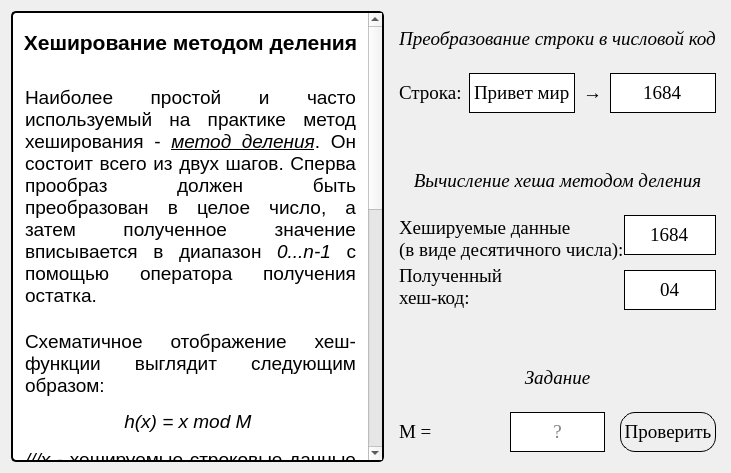
      <widget class="QWidget" name="tab">
       <property name="enabled">
        <bool>true</bool>
       </property>
       <property name="styleSheet">
        <string notr="true">QWidget#tab{
border: 2px solid #000000;
border-top: 0px solid #000000;
border-bottom-left-radius: 8px;
border-bottom-right-radius: 8px;
	background-color: rgb(248, 248, 248);
}


</string>
       </property>
       <attribute name="title">
        <string>Метод деления</string>
       </attribute>
       <layout class="QGridLayout" name="gridLayout_3" columnstretch="55,45">
        <property name="rightMargin">
         <number>15</number>
        </property>
        <property name="horizontalSpacing">
         <number>15</number>
        </property>
        <item row="0" column="1">
         <layout class="QVBoxLayout" name="verticalLayout_6">
          <item>
           <layout class="QVBoxLayout" name="verticalLayout" stretch="45,5,50">
            <item>
             <widget class="QLabel" name="label">
              <property name="font">
               <font>
                <family>Times New Roman</family>
                <pointsize>14</pointsize>
                <italic>true</italic>
               </font>
              </property>
              <property name="text">
               <string>Преобразование строки в числовой код</string>
              </property>
              <property name="alignment">
               <set>Qt::AlignCenter</set>
              </property>
             </widget>
            </item>
            <item>
             <spacer name="verticalSpacer">
              <property name="orientation">
               <enum>Qt::Vertical</enum>
              </property>
              <property name="sizeHint" stdset="0">
               <size>
                <width>20</width>
                <height>40</height>
               </size>
              </property>
             </spacer>
            </item>
            <item>
             <layout class="QHBoxLayout" name="horizontalLayout_2" stretch="20,30,10,30">
              <item>
               <widget class="QLabel" name="label_4">
                <property name="font">
                 <font>
                  <family>Times New Roman</family>
                  <pointsize>14</pointsize>
                 </font>
                </property>
                <property name="text">
                 <string>Строка:</string>
                </property>
                <property name="alignment">
                 <set>Qt::AlignLeading|Qt::AlignLeft|Qt::AlignVCenter</set>
                </property>
               </widget>
              </item>
              <item>
               <widget class="QLineEdit" name="lineEdit_2">
                <property name="sizePolicy">
                 <sizepolicy hsizetype="Expanding" vsizetype="Maximum">
                  <horstretch>0</horstretch>
                  <verstretch>50</verstretch>
                 </sizepolicy>
                </property>
                <property name="minimumSize">
                 <size>
                  <width>0</width>
                  <height>40</height>
                 </size>
                </property>
                <property name="maximumSize">
                 <size>
                  <width>16777215</width>
                  <height>40</height>
                 </size>
                </property>
                <property name="font">
                 <font>
                  <family>Times New Roman</family>
                  <pointsize>14</pointsize>
                 </font>
                </property>
                <property name="styleSheet">
                 <string notr="true">QLineEdit{
border: 1px solid #000000;

}</string>
                </property>
                <property name="text">
                 <string>Привет мир</string>
                </property>
                <property name="alignment">
                 <set>Qt::AlignCenter</set>
                </property>
               </widget>
              </item>
              <item>
               <widget class="QLabel" name="label_5">
                <property name="font">
                 <font>
                  <family>Times New Roman</family>
                  <pointsize>14</pointsize>
                 </font>
                </property>
                <property name="text">
                 <string>→</string>
                </property>
                <property name="alignment">
                 <set>Qt::AlignCenter</set>
                </property>
               </widget>
              </item>
              <item>
               <widget class="QLineEdit" name="lineEdit_3">
                <property name="sizePolicy">
                 <sizepolicy hsizetype="Expanding" vsizetype="Fixed">
                  <horstretch>0</horstretch>
                  <verstretch>40</verstretch>
                 </sizepolicy>
                </property>
                <property name="minimumSize">
                 <size>
                  <width>0</width>
                  <height>40</height>
                 </size>
                </property>
                <property name="font">
                 <font>
                  <family>Times New Roman</family>
                  <pointsize>14</pointsize>
                 </font>
                </property>
                <property name="styleSheet">
                 <string notr="true">QLineEdit{
border: 1px solid #000000;

}</string>
                </property>
                <property name="text">
                 <string>1684</string>
                </property>
                <property name="alignment">
                 <set>Qt::AlignCenter</set>
                </property>
                <property name="readOnly">
                 <bool>true</bool>
                </property>
               </widget>
              </item>
             </layout>
            </item>
           </layout>
          </item>
          <item>
           <spacer name="verticalSpacer_4">
            <property name="orientation">
             <enum>Qt::Vertical</enum>
            </property>
            <property name="sizeHint" stdset="0">
             <size>
              <width>20</width>
              <height>40</height>
             </size>
            </property>
           </spacer>
          </item>
          <item>
           <layout class="QVBoxLayout" name="verticalLayout_4" stretch="45,5,50">
            <item>
             <widget class="QLabel" name="label_6">
              <property name="font">
               <font>
                <family>Times New Roman</family>
                <pointsize>14</pointsize>
                <italic>true</italic>
               </font>
              </property>
              <property name="text">
               <string>Вычисление хеша методом деления</string>
              </property>
              <property name="alignment">
               <set>Qt::AlignCenter</set>
              </property>
             </widget>
            </item>
            <item>
             <spacer name="verticalSpacer_2">
              <property name="orientation">
               <enum>Qt::Vertical</enum>
              </property>
              <property name="sizeHint" stdset="0">
               <size>
                <width>20</width>
                <height>40</height>
               </size>
              </property>
             </spacer>
            </item>
            <item>
             <layout class="QHBoxLayout" name="horizontalLayout_3" stretch="70,30">
              <item>
               <layout class="QVBoxLayout" name="verticalLayout_3" stretch="45,45">
                <item>
                 <widget class="QLabel" name="label_7">
                  <property name="font">
                   <font>
                    <family>Times New Roman</family>
                    <pointsize>14</pointsize>
                   </font>
                  </property>
                  <property name="text">
                   <string>Хешируемые данные
(в виде десятичного числа):</string>
                  </property>
                  <property name="alignment">
                   <set>Qt::AlignLeading|Qt::AlignLeft|Qt::AlignVCenter</set>
                  </property>
                 </widget>
                </item>
                <item>
                 <widget class="QLabel" name="label_8">
                  <property name="font">
                   <font>
                    <family>Times New Roman</family>
                    <pointsize>14</pointsize>
                   </font>
                  </property>
                  <property name="text">
                   <string>Полученный
хеш-код:</string>
                  </property>
                  <property name="alignment">
                   <set>Qt::AlignLeading|Qt::AlignLeft|Qt::AlignVCenter</set>
                  </property>
                 </widget>
                </item>
               </layout>
              </item>
              <item>
               <layout class="QVBoxLayout" name="verticalLayout_2" stretch="50,50">
                <property name="spacing">
                 <number>15</number>
                </property>
                <item>
                 <widget class="QLineEdit" name="lineEdit_4">
                  <property name="sizePolicy">
                   <sizepolicy hsizetype="Expanding" vsizetype="Expanding">
                    <horstretch>0</horstretch>
                    <verstretch>0</verstretch>
                   </sizepolicy>
                  </property>
                  <property name="minimumSize">
                   <size>
                    <width>0</width>
                    <height>40</height>
                   </size>
                  </property>
                  <property name="maximumSize">
                   <size>
                    <width>16777215</width>
                    <height>40</height>
                   </size>
                  </property>
                  <property name="font">
                   <font>
                    <family>Times New Roman</family>
                    <pointsize>14</pointsize>
                   </font>
                  </property>
                  <property name="styleSheet">
                   <string notr="true">QLineEdit{
border: 1px solid #000000;

}</string>
                  </property>
                  <property name="text">
                   <string>1684</string>
                  </property>
                  <property name="alignment">
                   <set>Qt::AlignCenter</set>
                  </property>
                 </widget>
                </item>
                <item>
                 <widget class="QLineEdit" name="lineEdit_5">
                  <property name="sizePolicy">
                   <sizepolicy hsizetype="Expanding" vsizetype="Expanding">
                    <horstretch>0</horstretch>
                    <verstretch>0</verstretch>
                   </sizepolicy>
                  </property>
                  <property name="minimumSize">
                   <size>
                    <width>0</width>
                    <height>40</height>
                   </size>
                  </property>
                  <property name="maximumSize">
                   <size>
                    <width>16777215</width>
                    <height>40</height>
                   </size>
                  </property>
                  <property name="font">
                   <font>
                    <family>Times New Roman</family>
                    <pointsize>14</pointsize>
                   </font>
                  </property>
                  <property name="styleSheet">
                   <string notr="true">QLineEdit{
border: 1px solid #000000;

}</string>
                  </property>
                  <property name="text">
                   <string>04</string>
                  </property>
                  <property name="alignment">
                   <set>Qt::AlignCenter</set>
                  </property>
                  <property name="readOnly">
                   <bool>true</bool>
                  </property>
                 </widget>
                </item>
               </layout>
              </item>
             </layout>
            </item>
           </layout>
          </item>
          <item>
           <spacer name="verticalSpacer_5">
            <property name="orientation">
             <enum>Qt::Vertical</enum>
            </property>
            <property name="sizeHint" stdset="0">
             <size>
              <width>20</width>
              <height>40</height>
             </size>
            </property>
           </spacer>
          </item>
          <item>
           <layout class="QVBoxLayout" name="verticalLayout_5" stretch="45,5,50">
            <property name="bottomMargin">
             <number>10</number>
            </property>
            <item>
             <widget class="QLabel" name="label_2">
              <property name="font">
               <font>
                <family>Times New Roman</family>
                <pointsize>14</pointsize>
                <italic>true</italic>
               </font>
              </property>
              <property name="text">
               <string>Задание</string>
              </property>
              <property name="alignment">
               <set>Qt::AlignCenter</set>
              </property>
             </widget>
            </item>
            <item>
             <spacer name="verticalSpacer_3">
              <property name="orientation">
               <enum>Qt::Vertical</enum>
              </property>
              <property name="sizeHint" stdset="0">
               <size>
                <width>20</width>
                <height>40</height>
               </size>
              </property>
             </spacer>
            </item>
            <item>
             <layout class="QHBoxLayout" name="horizontalLayout_4" stretch="30,30,30">
              <property name="spacing">
               <number>15</number>
              </property>
              <item>
               <widget class="QLabel" name="label_3">
                <property name="font">
                 <font>
                  <family>Times New Roman</family>
                  <pointsize>14</pointsize>
                 </font>
                </property>
                <property name="text">
                 <string>M = </string>
                </property>
                <property name="alignment">
                 <set>Qt::AlignLeading|Qt::AlignLeft|Qt::AlignVCenter</set>
                </property>
               </widget>
              </item>
              <item>
               <widget class="QLineEdit" name="lineEdit">
                <property name="sizePolicy">
                 <sizepolicy hsizetype="Expanding" vsizetype="Minimum">
                  <horstretch>0</horstretch>
                  <verstretch>0</verstretch>
                 </sizepolicy>
                </property>
                <property name="minimumSize">
                 <size>
                  <width>0</width>
                  <height>40</height>
                 </size>
                </property>
                <property name="maximumSize">
                 <size>
                  <width>16777215</width>
                  <height>40</height>
                 </size>
                </property>
                <property name="font">
                 <font>
                  <family>Times New Roman</family>
                  <pointsize>14</pointsize>
                 </font>
                </property>
                <property name="styleSheet">
                 <string notr="true">QLineEdit{
border: 1px solid #000000;

}</string>
                </property>
                <property name="text">
                 <string/>
                </property>
                <property name="alignment">
                 <set>Qt::AlignCenter</set>
                </property>
                <property name="placeholderText">
                 <string>?</string>
                </property>
               </widget>
              </item>
              <item>
               <widget class="QPushButton" name="pushButton_2">
                <property name="sizePolicy">
                 <sizepolicy hsizetype="Minimum" vsizetype="Ignored">
                  <horstretch>0</horstretch>
                  <verstretch>0</verstretch>
                 </sizepolicy>
                </property>
                <property name="minimumSize">
                 <size>
                  <width>0</width>
                  <height>40</height>
                 </size>
                </property>
                <property name="maximumSize">
                 <size>
                  <width>16777215</width>
                  <height>40</height>
                 </size>
                </property>
                <property name="font">
                 <font>
                  <family>Times New Roman</family>
                  <pointsize>14</pointsize>
                 </font>
                </property>
                <property name="styleSheet">
                 <string notr="true">QPushButton#pushButton_2{
	border: 1px solid #000000;
	border-radius: 15px;

	background-color: qlineargradient(x1: 0, y1: 0, x2: 0, y2: 1,
                                 stop: 0 #E1E1E1, stop: 0.4 #DDDDDD,
                                 stop: 0.5 #D8D8D8, stop: 1.0 #D3D3D3);
}
QPushButton#pushButton_2::hover{
	border: 1px solid #000000;

	background-color: qlineargradient(x1: 0, y1: 0, x2: 0, y2: 1,
                                 stop: 0 #fbfbfb, stop: 0.4 #fbfbfb,
                                 stop: 0.5 #efefef, stop: 1.0 #fafafa);
}

</string>
                </property>
                <property name="text">
                 <string>Проверить</string>
                </property>
               </widget>
              </item>
             </layout>
            </item>
           </layout>
          </item>
         </layout>
        </item>
        <item row="0" column="0">
         <widget class="QTextEdit" name="textEdit">
          <property name="styleSheet">
           <string notr="true">QTextEdit#textEdit{
	background-color: rgb(255, 255, 255);
	border: 2px solid #000000;
	border-radius: 5px;

}</string>
          </property>
          <property name="readOnly">
           <bool>true</bool>
          </property>
          <property name="html">
           <string>&lt;!DOCTYPE HTML PUBLIC &quot;-//W3C//DTD HTML 4.0//EN&quot; &quot;http://www.w3.org/TR/REC-html40/strict.dtd&quot;&gt;
&lt;html&gt;&lt;head&gt;&lt;meta name=&quot;qrichtext&quot; content=&quot;1&quot; /&gt;&lt;style type=&quot;text/css&quot;&gt;
p, li { white-space: pre-wrap; }
&lt;/style&gt;&lt;/head&gt;&lt;body style=&quot; font-family:'MS Shell Dlg 2'; font-size:7.8pt; font-weight:400; font-style:normal;&quot;&gt;
&lt;p align=&quot;center&quot; style=&quot;-qt-paragraph-type:empty; margin-top:0px; margin-bottom:0px; margin-left:0px; margin-right:0px; -qt-block-indent:0; text-indent:0px; font-family:'MS Shell Dlg 2';&quot;&gt;&lt;br /&gt;&lt;/p&gt;
&lt;p align=&quot;center&quot; style=&quot; margin-top:0px; margin-bottom:0px; margin-left:0px; margin-right:0px; -qt-block-indent:0; text-indent:0px;&quot;&gt;&lt;span style=&quot; font-family:'Times New Roman'; font-size:16pt; font-weight:600;&quot;&gt;Хеширование методом деления&lt;/span&gt;&lt;/p&gt;
&lt;p align=&quot;center&quot; style=&quot;-qt-paragraph-type:empty; margin-top:0px; margin-bottom:0px; margin-left:0px; margin-right:0px; -qt-block-indent:0; text-indent:0px; font-family:'Times New Roman'; font-size:20pt;&quot;&gt;&lt;br /&gt;&lt;/p&gt;
&lt;p align=&quot;justify&quot; style=&quot; margin-top:0px; margin-bottom:0px; margin-left:8px; margin-right:8px; -qt-block-indent:0; text-indent:0px;&quot;&gt;&lt;span style=&quot; font-family:'Times New Roman'; font-size:14pt;&quot;&gt;Наиболее простой и часто используемый на практике метод хеширования - &lt;/span&gt;&lt;span style=&quot; font-family:'Times New Roman'; font-size:14pt; font-style:italic; text-decoration: underline;&quot;&gt;метод деления&lt;/span&gt;&lt;span style=&quot; font-family:'Times New Roman'; font-size:14pt;&quot;&gt;. Он состоит всего из двух шагов. Сперва прообраз должен быть преобразован в целое число, а затем полученное значение вписывается в диапазон &lt;/span&gt;&lt;span style=&quot; font-family:'Times New Roman'; font-size:14pt; font-style:italic;&quot;&gt;0...n-1&lt;/span&gt;&lt;span style=&quot; font-family:'Times New Roman'; font-size:14pt;&quot;&gt; с помощью оператора получения остатка.&lt;/span&gt;&lt;/p&gt;
&lt;p align=&quot;justify&quot; style=&quot;-qt-paragraph-type:empty; margin-top:0px; margin-bottom:0px; margin-left:8px; margin-right:8px; -qt-block-indent:0; text-indent:0px; font-family:'Times New Roman'; font-size:14pt;&quot;&gt;&lt;br /&gt;&lt;/p&gt;
&lt;p align=&quot;justify&quot; style=&quot; margin-top:0px; margin-bottom:0px; margin-left:8px; margin-right:8px; -qt-block-indent:0; text-indent:0px;&quot;&gt;&lt;span style=&quot; font-family:'Times New Roman'; font-size:14pt;&quot;&gt;Схематичное отображение хеш-функции выглядит следующим образом:&lt;/span&gt;&lt;/p&gt;
&lt;p align=&quot;center&quot; style=&quot;-qt-paragraph-type:empty; margin-top:0px; margin-bottom:0px; margin-left:8px; margin-right:8px; -qt-block-indent:0; text-indent:0px; font-family:'Times New Roman'; font-size:8pt;&quot;&gt;&lt;br /&gt;&lt;/p&gt;
&lt;p align=&quot;center&quot; style=&quot; margin-top:0px; margin-bottom:0px; margin-left:8px; margin-right:8px; -qt-block-indent:0; text-indent:0px;&quot;&gt;&lt;span style=&quot; font-family:'Times New Roman'; font-size:14pt; font-style:italic;&quot;&gt;h(x) = x mod M &lt;/span&gt;&lt;/p&gt;
&lt;p align=&quot;justify&quot; style=&quot;-qt-paragraph-type:empty; margin-top:0px; margin-bottom:0px; margin-left:8px; margin-right:8px; -qt-block-indent:0; text-indent:0px; font-family:'Times New Roman'; font-size:10pt; font-style:italic;&quot;&gt;&lt;br /&gt;&lt;/p&gt;
&lt;p align=&quot;justify&quot; style=&quot; margin-top:0px; margin-bottom:0px; margin-left:8px; margin-right:8px; -qt-block-indent:0; text-indent:0px;&quot;&gt;&lt;span style=&quot; font-family:'Times New Roman'; font-size:14pt; font-style:italic;&quot;&gt;///x&lt;/span&gt;&lt;span style=&quot; font-family:'Times New Roman'; font-size:14pt;&quot;&gt; - хешируемые строковые данные (числовое представление), &lt;/span&gt;&lt;/p&gt;
&lt;p align=&quot;justify&quot; style=&quot; margin-top:0px; margin-bottom:0px; margin-left:8px; margin-right:8px; -qt-block-indent:0; text-indent:0px;&quot;&gt;&lt;span style=&quot; font-family:'Times New Roman'; font-size:14pt; font-style:italic;&quot;&gt;M&lt;/span&gt;&lt;span style=&quot; font-family:'Times New Roman'; font-size:14pt;&quot;&gt; - количество всевозможных хешей.&lt;/span&gt;&lt;/p&gt;
&lt;p align=&quot;justify&quot; style=&quot;-qt-paragraph-type:empty; margin-top:0px; margin-bottom:0px; margin-left:8px; margin-right:8px; -qt-block-indent:0; text-indent:0px; font-family:'Times New Roman'; font-size:14pt;&quot;&gt;&lt;br /&gt;&lt;/p&gt;
&lt;p style=&quot; margin-top:0px; margin-bottom:0px; margin-left:8px; margin-right:8px; -qt-block-indent:0; text-indent:0px;&quot;&gt;&lt;span style=&quot; font-family:'Times New Roman'; font-size:14pt; font-weight:600;&quot;&gt;Разбор примера:&lt;/span&gt;&lt;/p&gt;
&lt;p style=&quot; margin-top:0px; margin-bottom:0px; margin-left:8px; margin-right:8px; -qt-block-indent:0; text-indent:0px;&quot;&gt;&lt;span style=&quot; font-family:'Times New Roman'; font-size:14pt;&quot;&gt;Сначала строка &amp;quot;Привет мир&amp;quot; была преобразована в числовое представление (1684). Далее по числовому представлению был получен хеш по методу деления (04). Таким образом для входных данных &amp;quot;Привет мир&amp;quot; хеш-значение равно 04. &lt;/span&gt;&lt;/p&gt;
&lt;p align=&quot;justify&quot; style=&quot;-qt-paragraph-type:empty; margin-top:0px; margin-bottom:0px; margin-left:8px; margin-right:8px; -qt-block-indent:0; text-indent:0px; font-family:'Times New Roman'; font-size:14pt;&quot;&gt;&lt;br /&gt;&lt;/p&gt;
&lt;p align=&quot;center&quot; style=&quot; margin-top:0px; margin-bottom:0px; margin-left:8px; margin-right:8px; -qt-block-indent:0; text-indent:0px;&quot;&gt;&lt;span style=&quot; font-family:'Times New Roman'; font-size:16pt; font-weight:600;&quot;&gt;Задание&lt;/span&gt;&lt;/p&gt;
&lt;p align=&quot;center&quot; style=&quot; margin-top:0px; margin-bottom:0px; margin-left:8px; margin-right:8px; -qt-block-indent:0; text-indent:0px;&quot;&gt;&lt;span style=&quot; font-family:'Times New Roman'; font-size:14pt;&quot;&gt;По известным данным (исходное сообщение, хеш-код сообщения) найти количество всевозможных выходных хешей (&lt;/span&gt;&lt;span style=&quot; font-family:'Times New Roman'; font-size:14pt; font-style:italic;&quot;&gt;M&lt;/span&gt;&lt;span style=&quot; font-family:'Times New Roman'; font-size:14pt;&quot;&gt;).&lt;/span&gt;&lt;/p&gt;
&lt;p align=&quot;justify&quot; style=&quot;-qt-paragraph-type:empty; margin-top:0px; margin-bottom:0px; margin-left:8px; margin-right:8px; -qt-block-indent:0; text-indent:0px; font-family:'Times New Roman'; font-size:14pt;&quot;&gt;&lt;br /&gt;&lt;/p&gt;
&lt;p align=&quot;center&quot; style=&quot; margin-top:0px; margin-bottom:0px; margin-left:8px; margin-right:8px; -qt-block-indent:0; text-indent:0px;&quot;&gt;&lt;span style=&quot; font-family:'Times New Roman'; font-size:14pt; font-weight:600;&quot;&gt;Подсказка:&lt;/span&gt;&lt;/p&gt;
&lt;p align=&quot;center&quot; style=&quot; margin-top:0px; margin-bottom:0px; margin-left:8px; margin-right:8px; -qt-block-indent:0; text-indent:0px;&quot;&gt;&lt;span style=&quot; font-family:'Times New Roman'; font-size:14pt; font-style:italic;&quot;&gt;M&lt;/span&gt;&lt;span style=&quot; font-family:'Times New Roman'; font-size:14pt;&quot;&gt; лежит в диапазоне от 10 до 25.&lt;/span&gt;&lt;/p&gt;
&lt;p align=&quot;center&quot; style=&quot; margin-top:0px; margin-bottom:0px; margin-left:8px; margin-right:8px; -qt-block-indent:0; text-indent:0px;&quot;&gt;&lt;span style=&quot; font-family:'Times New Roman'; font-size:14pt;&quot;&gt;Опирайтесь на зависимость между числовым значением строки и полученным хешем.&lt;/span&gt;&lt;/p&gt;&lt;/body&gt;&lt;/html&gt;</string>
          </property>
         </widget>
        </item>
       </layout>
      </widget>
